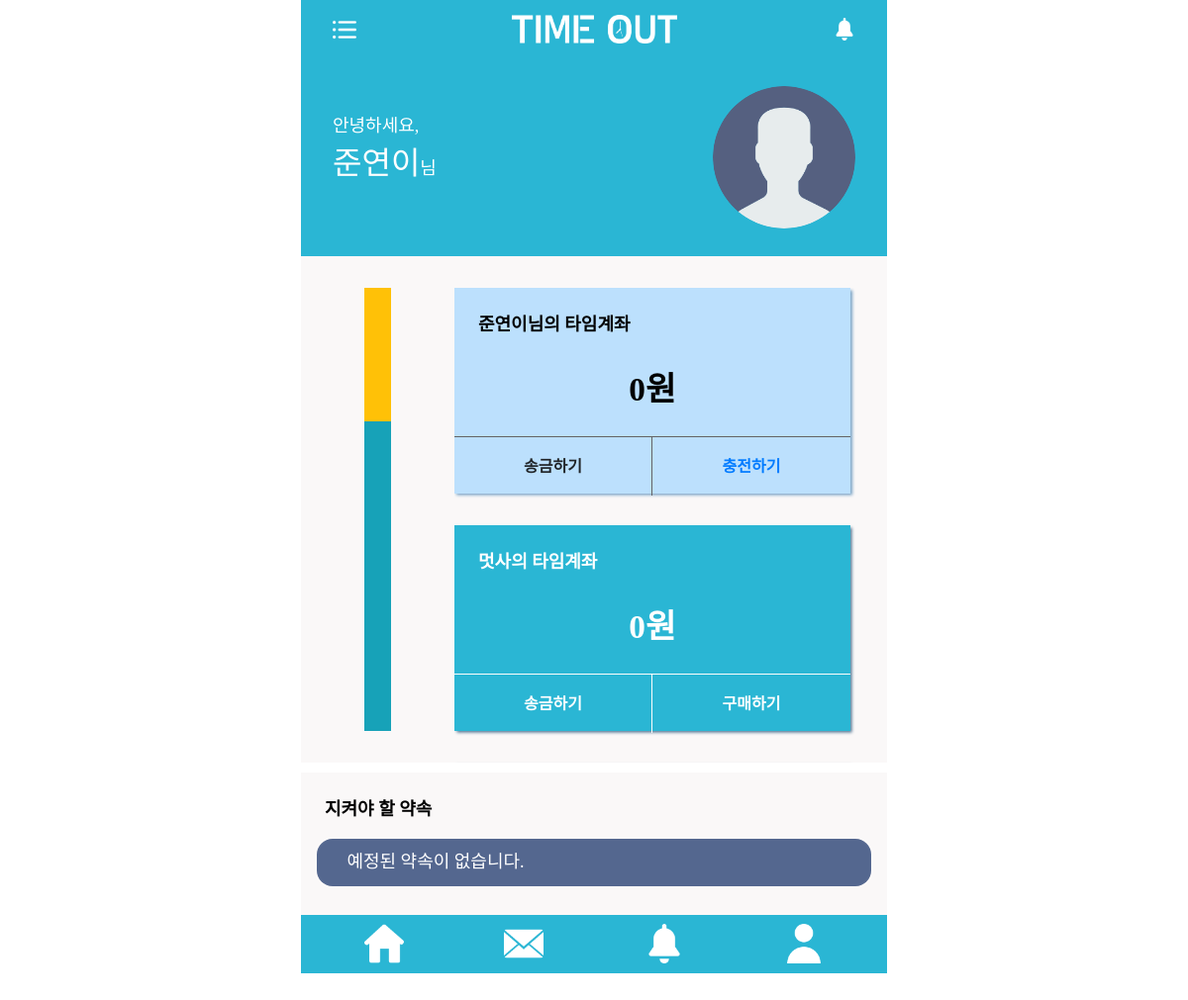
The app's page /home/ (signed in), older data.
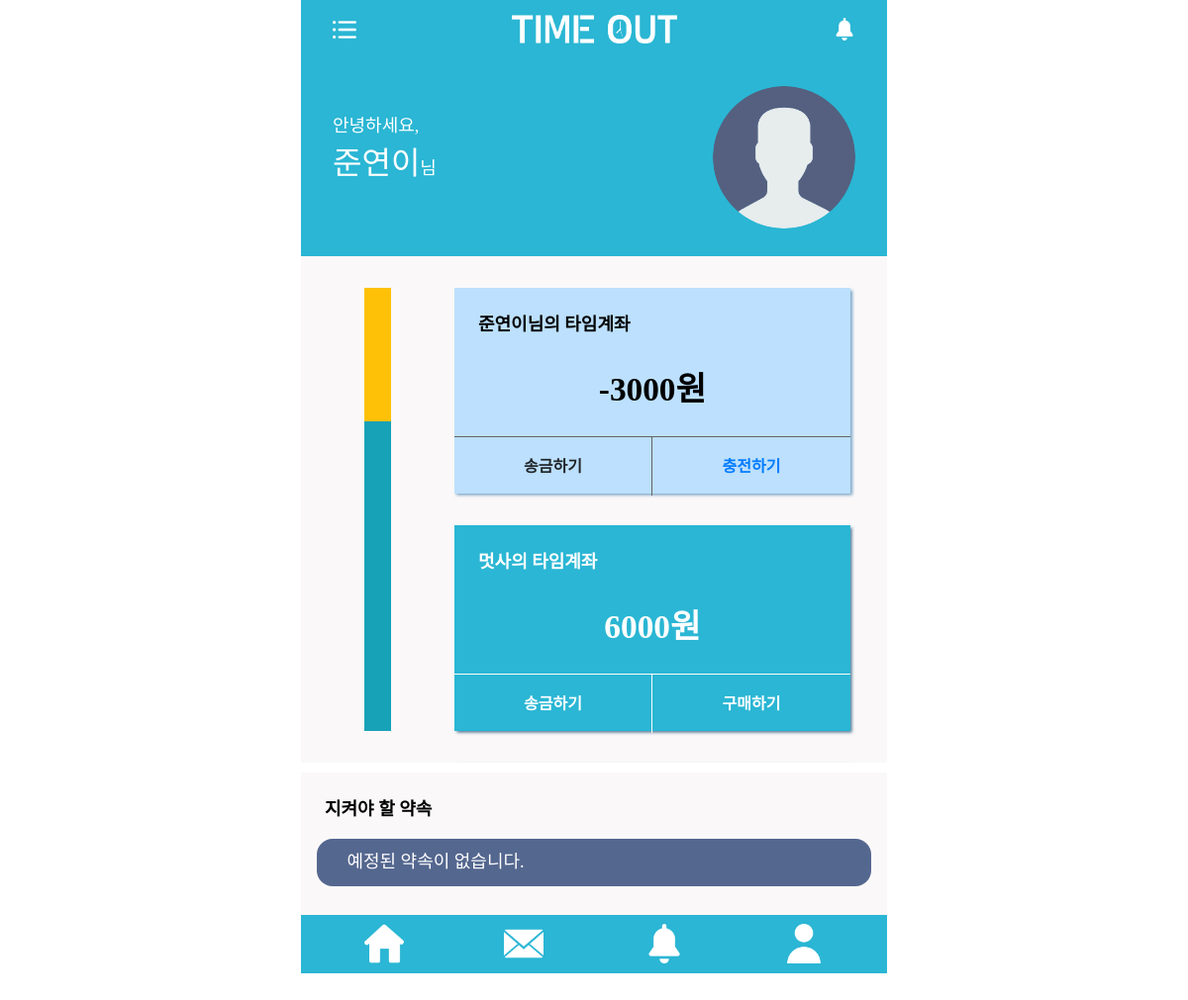
The same page, newer data.
### mainapp/models.py (models this page shows, shortened)
class User_account(models.Model):
    name = models.OneToOneField(User, on_delete=models.CASCADE, null=True)
    user_money = models.IntegerField(default=0)
    image = models.ImageField(upload_to='images/',default='', null=True, blank=True)
    nickname = models.CharField(max_length=100, null=True, blank=True)
    def __str__(self):
        return self.nickname

class Group_account(models.Model):
    title = models.CharField(max_length=100, null=True, blank=True)
    group_money = models.IntegerField(default=0)
    members = models.ManyToManyField(User_account)

### mainapp/views.py (the view)
# urls.py: 2. Add a URL to urlpatterns:  path('', views.home, name='home')
def home(request):
    users = User_account.objects.all()
    groups = Group_account.objects.all()
    us = User_account()
    user_group= []
    for user in users:
        if user.name.username == request.user.username:
            us = User_account.objects.get(name = request.user)
            break
    for group in groups:
        for member in group.members.all():
            if member.name.username == request.user.username:
                user_group.append(group)
    nickname = User_account.objects.get(name = request.user)
    punishs= Punish.objects.filter(nick=nickname).values('schedule_id')
    sche = []
    first = []
    for key in punishs.all():
        sche.append(Schedule.objects.get(pk = key['schedule_id']))
    sche.sort(key=lambda r:r.date)
    if not sche:
        pass
    else:
        first=sche.pop(0)
        first.date += timedelta(hours=9)
    return render(request, 'home.html',{'groups': user_group,'us':us, 'first':first})

### mainapp/templates/home.html (shortened to what this page needs)
<!DOCTYPE html>
<html>
<head>
    <link href="../static/css/home.css" rel="stylesheet">
    <link rel="stylesheet" href="https://stackpath.bootstrapcdn.com/bootstrap/4.3.1/css/bootstrap.min.css"
>
</head>
<body>
    <div id="container">
        <div class="head-bar">
            <img id="icon1" src="../static/img/list.png" alt="">
            <img id="logo" src="../static/img/로고화이트.png" alt="">
            <img id="icon2" src="../static/img/bell.png" alt="">
        </div>
        <div class="page">
            <div class="top">
                <p id="hi">안녕하세요,<br><span id="bold">{{us.nickname}}</span>님</p>
                {% if not us.image %}
                <img id="round" src="../static/img/basic.png" alt="">
                {% else %}
                <img id="round" src="{{us.image.url}}" alt="">
                {% endif %}
            </div>
            <div class="middle">
                <div class="side">
                    <div class="side-bar bg-warning" style="height: 30%" aria-valuenow="30" aria-valuemin="0"
                        aria-valuemax="100"></div>
                    <div class="side-bar bg-info" style="height: 70%" aria-valuenow="70" aria-valuemin="0"
                        aria-valuemax="100"></div>
                </div>
                <div class="account">
                    <div class="myaccount">
                        <p id="name" style="color:black;">{{us.nickname}}님의 타임계좌</p>
                        <h1 id="money" style="color:black;">{{us.user_money}}원</h1>
                        <div class="division">
                            <div class="mbutton"><span id="font">송금하기</span></div>
                            <div class="mbutton2">
                                <a href="{% url 'charge' us.id %}"><span id="font">충전하기</span></a>
                            </div>
                        </div>
                    </div>
                    {% for group in groups%}
                    <div class="group">
                        <p id="name" style="color:white;">{{group.title}}의 타임계좌</p>
                        <a class="hovergroup" href="{% url 'group' group.id %}" style="color:red;">
                            <h1 id="money" style="color:white;">{{group.group_money}}원</h1>
                        </a>
                        <div class="division">
                            <div class="gbutton"><span id="font">송금하기</span></div>
                            <div class="gbutton2"><span id="font">구매하기</span></div>
                        </div>
                    </div>
                    {% endfor %}
                </div>
            </div>
            <div class="bottom">
                <p id="schedule-list" style="color:black;">지켜야 할 약속</p>
                {% if not first %}
                <div class="schedule">
                    <span id="schedule-date">예정된 약속이 없습니다.</span>
                </div>
                {% else %}
                <div class="schedule">
                    <span id="schedule-name">{{first.title}}</span>
                    <span id="schedule-date">{{first.date.year}}년 {{first.date.month}}월 {{first.date.day}}일 {{first.date.hour}}시</span>
                    <span id="schedule-money">{{first.penalty}}원</span>
                </div>
                {% endif %}
            </div>
        </div>
        <div class="foot-bar">
            <a href="{% url 'home' %}"><img id="foot-home" src="../static/img/home.png" alt=""></a>
            <a href="{% url 'check' %}"><img id="foot-invite" src="../static/img/invite.png" alt=""></a>
            <a href="{% url 'map' %}"><img id="foot-bell" src="../static/img/bell.png" alt=""></a>
            <a href="{% url 'portfolio' %}"><img id="foot-user" src="../static/img/user.png" alt=""></a>
        </div>
    </div>
</body>
</html>

Row changes from the older to the newer data that the page shows:
changed User_account "준연이": user_money "0" → "-3000"
changed Group_account "멋사": group_money "0" → "6000"
